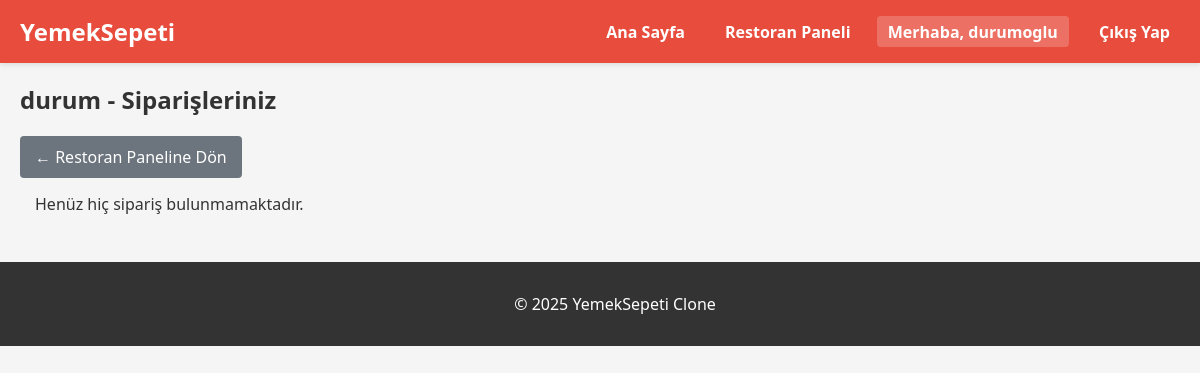
The app's page /restaurant/orders (signed in), older data.
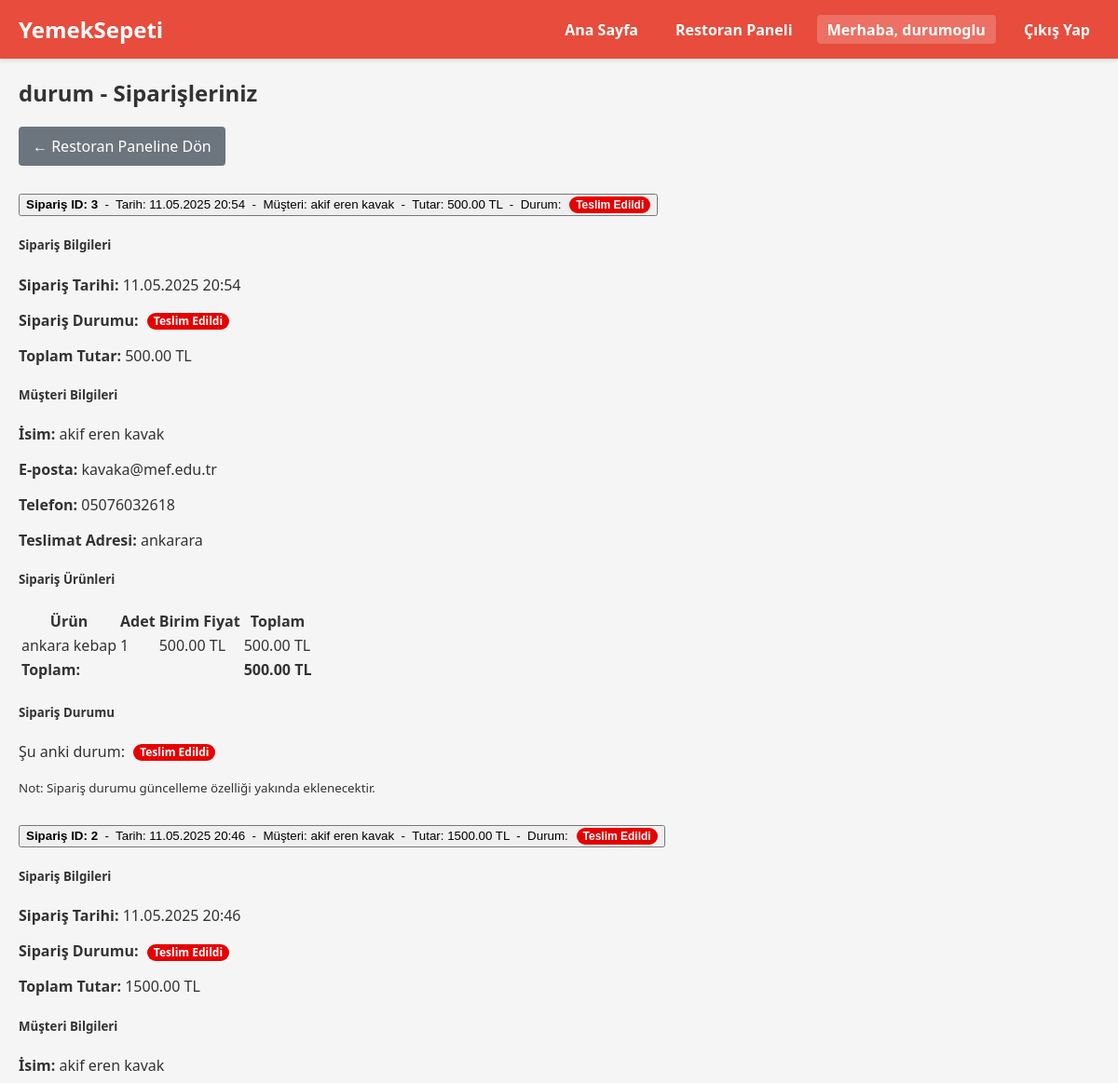
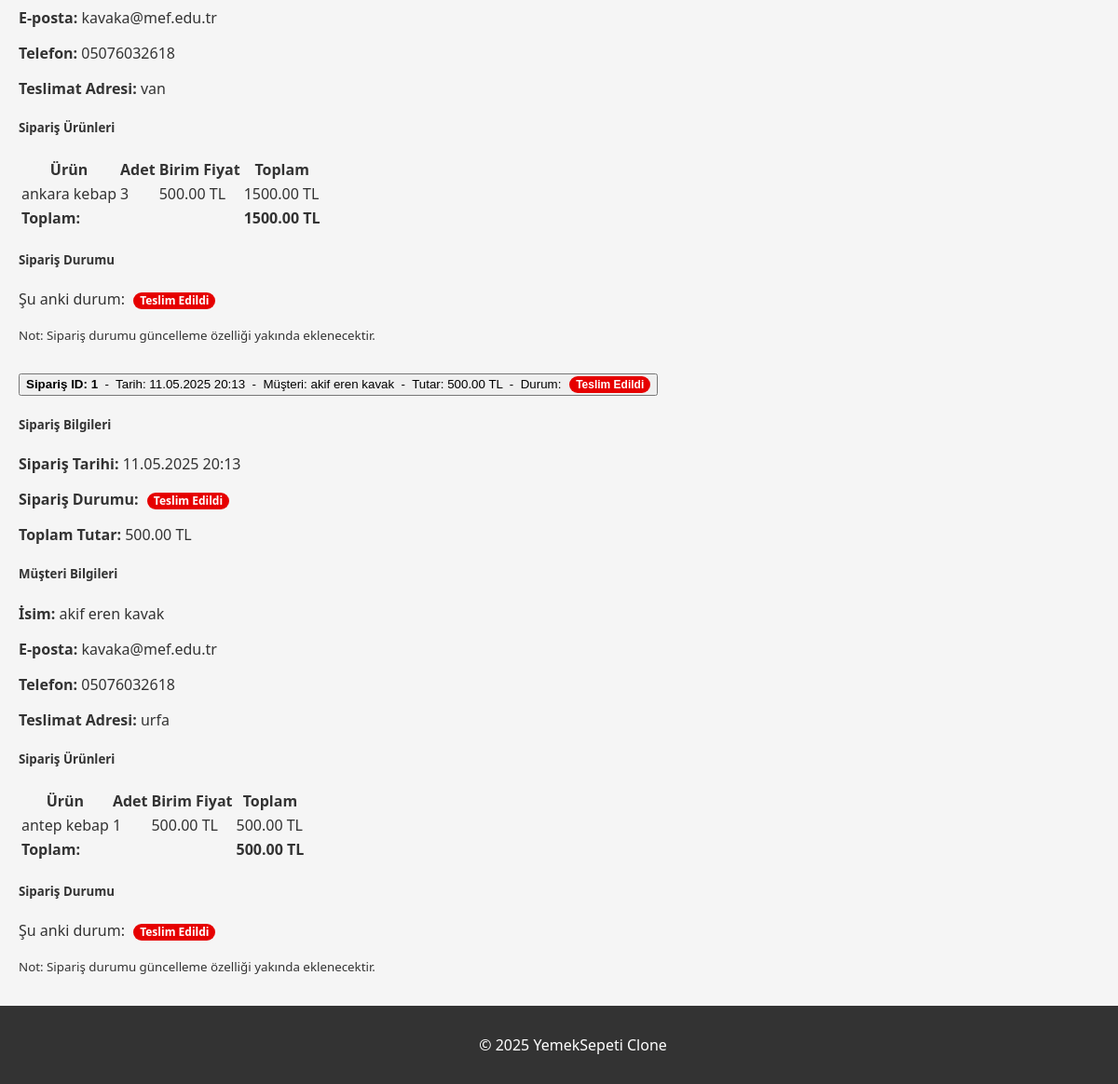
The same page, newer data (2 pictures, top to bottom).
### models.py (models this page shows, shortened)
class Restaurant(db.Model):
    id = db.Column(db.Integer, primary_key=True)
    user_id = db.Column(db.Integer, db.ForeignKey('user.id'), nullable=False)
    restaurant_name = db.Column(db.String(100), nullable=False)
    cuisine_type = db.Column(db.String(50), nullable=False)
    tax_id = db.Column(db.String(20), unique=True, nullable=False)
    is_approved = db.Column(db.Boolean, default=False)
    rating = db.Column(db.Float, default=0.0)
    created_at = db.Column(db.DateTime, default=lambda: datetime.now(timezone.utc))
    image_path = db.Column(db.String(255), nullable=True, default='default_restaurant.png')

class Order(db.Model):
    id = db.Column(db.Integer, primary_key=True)
    user_id = db.Column(db.Integer, db.ForeignKey('user.id'), nullable=False)
    restaurant_id = db.Column(db.Integer, db.ForeignKey('restaurant.id'), nullable=False)
    order_date = db.Column(db.DateTime, default=lambda: datetime.now(timezone.utc))
    status = db.Column(db.String(20), default='pending')  # pending, preparing, delivering, delivered, cancelled
    total_amount = db.Column(db.Float, nullable=False)
    delivery_address = db.Column(db.Text, nullable=False)
    user = db.relationship('User', foreign_keys=[user_id], backref='orders')
    restaurant = db.relationship('Restaurant', backref='orders')
    delivery_id = db.Column(db.Integer, db.ForeignKey('user.id'), nullable=True)
    delivery = db.relationship('User', foreign_keys=[delivery_id], backref='assigned_orders')

class User(db.Model):
    id = db.Column(db.Integer, primary_key=True)
    name = db.Column(db.String(100), nullable=False)
    email = db.Column(db.String(100), unique=True, nullable=False)
    password = db.Column(db.String(100), nullable=False)
    phone = db.Column(db.String(15), nullable=True)
    address = db.Column(db.Text, nullable=True)
    user_type = db.Column(db.String(20), nullable=False)  # 'admin', 'restaurant', 'user', 'delivery'
    created_at = db.Column(db.DateTime, default=lambda: datetime.now(timezone.utc))
    is_active = db.Column(db.Boolean, default=True)
    reset_code = db.Column(db.String(100), nullable=True)
    reset_code_expiry = db.Column(db.DateTime, nullable=True)
    restaurant = db.relationship('Restaurant', backref='owner', uselist=False)

class OrderItem(db.Model):
    id = db.Column(db.Integer, primary_key=True)
    order_id = db.Column(db.Integer, db.ForeignKey('order.id'), nullable=False)
    menu_id = db.Column(db.Integer, db.ForeignKey('menu.id'), nullable=False)  # Changed from menu_item_id
    quantity = db.Column(db.Integer, nullable=False)
    price = db.Column(db.Float, nullable=False)
    order = db.relationship('Order', backref='items')
    menu_item = db.relationship('Menu')  # Changed from MenuItem to Menu

class Menu(db.Model):
    id = db.Column(db.Integer, primary_key=True)
    restaurant_id = db.Column(db.Integer, db.ForeignKey('restaurant.id'), nullable=False)
    item_name = db.Column(db.String(100), nullable=False)
    description = db.Column(db.Text, nullable=True)
    price = db.Column(db.Float, nullable=False)
    is_available = db.Column(db.Boolean, default=True)
    category = db.Column(db.String(50), nullable=False, default = "diğer")  # e.g., 'appetizer', 'main course', 'dessert'
    restaurant = db.relationship('Restaurant', backref='menu_items')

### app.py (the view)
@app.route("/restaurant/orders")
@login_required
@restaurant_required
def restaurant_orders():
    try:
        restaurant_user_id = session.get('user_id')
        if not restaurant_user_id:
            flash('Restoran bilgilerine erişilemedi. Lütfen tekrar giriş yapın.', 'danger')
            return redirect(url_for('login'))
        restaurant = Restaurant.query.filter_by(user_id=restaurant_user_id).first()
        if not restaurant:
            flash('Restoran bulunamadı.', 'danger')
            return redirect(url_for('restaurant_dashboard'))
        orders = db.session.query(Order)\
                  .filter_by(restaurant_id=restaurant.id)\
                  .join(User, User.id == Order.user_id)\
                  .options(db.joinedload(Order.items).joinedload(OrderItem.menu_item))\
                  .order_by(Order.order_date.desc())\
                  .all()
        print(f"Bulunan sipariş sayısı: {len(orders)}")
        return render_template("restaurant_orders.html", orders=orders, restaurant_name=restaurant.restaurant_name)
    except Exception as e:
        import traceback
        print(f"Hata: {str(e)}")
        print(traceback.format_exc())  # Hata izini görüntüle
        flash(f'Siparişleri yüklerken bir hata oluştu: {str(e)}', 'danger')
        return redirect(url_for('restaurant_dashboard'))

### app.py (called while the page is built)
def login_required(f):
    @wraps(f)
    def decorated_function(*args, **kwargs):
        if 'logged_in' not in session:
            flash('Bu sayfaya erişmek için giriş yapmalısınız', 'danger')
            return redirect(url_for('login'))
        return f(*args, **kwargs)
    return decorated_function

def restaurant_required(f):
    @wraps(f)
    def decorated_function(*args, **kwargs):
        if 'user_type' not in session or session['user_type'] != 'restaurant':
            flash('Bu sayfaya erişmek için restoran yetkisi gereklidir', 'danger')
            return redirect(url_for('home'))
        return f(*args, **kwargs)
    return decorated_function

@app.template_filter('status_color')
def status_color(status):
    colors = {
        'pending': 'warning',
        'preparing': 'info',
        'delivering': 'primary',
        'delivered': 'success',
        'cancelled': 'danger'
    }
    return colors.get(status, 'secondary')

@app.template_filter('status_text')
def status_text(status):
    texts = {
        'pending': 'Beklemede',
        'preparing': 'Hazırlanıyor',
        'delivering': 'Yolda',
        'delivered': 'Teslim Edildi',
        'cancelled': 'İptal Edildi'
    }
    return texts.get(status, status)

### templates/restaurant_orders.html (shortened to what this page needs)
{% extends "base.html" %}
{% block content %}
<div class="container mt-4">
    <h2>{{ restaurant_name }} - Siparişleriniz</h2>
    <div class="mb-3">
        <a href="{{ url_for('restaurant_dashboard') }}" class="btn btn-secondary">← Restoran Paneline Dön</a>
    </div>
    {% if orders %}
        <div class="accordion" id="ordersAccordion">
            {% for order in orders %}
            <div class="accordion-item">
                <h2 class="accordion-header" id="heading-{{ order.id }}">
                    <button class="accordion-button collapsed" type="button" data-bs-toggle="collapse" data-bs-target="#collapse-{{ order.id }}" aria-expanded="false" aria-controls="collapse-{{ order.id }}">
                        <strong>Sipariş ID: {{ order.id }}</strong> &nbsp;-&nbsp;
                        Tarih: {{ order.order_date.strftime('%d.%m.%Y %H:%M') }} &nbsp;-&nbsp;
                        Müşteri: {{ order.user.name }} &nbsp;-&nbsp;
                        Tutar: {{ "%.2f"|format(order.total_amount) }} TL &nbsp;-&nbsp;
                        Durum: <span class="badge bg-{{ order.status|status_color }}">{{ order.status|status_text }}</span>
                    </button>
                </h2>
                <div id="collapse-{{ order.id }}" class="accordion-collapse collapse" aria-labelledby="heading-{{ order.id }}" data-bs-parent="#ordersAccordion">
                    <div class="accordion-body">
                        <div class="row">
                            <div class="col-md-6">
                                <h5>Sipariş Bilgileri</h5>
                                <p><strong>Sipariş Tarihi:</strong> {{ order.order_date.strftime('%d.%m.%Y %H:%M') }}</p>
                                <p><strong>Sipariş Durumu:</strong> <span class="badge bg-{{ order.status|status_color }}">{{ order.status|status_text }}</span></p>
                                <p><strong>Toplam Tutar:</strong> {{ "%.2f"|format(order.total_amount) }} TL</p>
                            </div>
                            <div class="col-md-6">
                                <h5>Müşteri Bilgileri</h5>
                                <p><strong>İsim:</strong> {{ order.user.name }}</p>
                                <p><strong>E-posta:</strong> {{ order.user.email }}</p>
                                <p><strong>Telefon:</strong> {{ order.user.phone or 'Belirtilmemiş' }}</p>
                                <p><strong>Teslimat Adresi:</strong> {{ order.delivery_address }}</p>
                            </div>
                        </div>
                        <div class="mt-4">
                            <h5>Sipariş Ürünleri</h5>
                            <table class="table table-striped">
                                <thead>
                                    <tr>
                                        <th>Ürün</th>
                                        <th>Adet</th>
                                        <th>Birim Fiyat</th>
                                        <th>Toplam</th>
                                    </tr>
                                </thead>
                                <tbody>
                                    {% for item in order.items %}
                                    <tr>
                                        <td>{{ item.menu_item.item_name }}</td>
                                        <td>{{ item.quantity }}</td>
                                        <td>{{ "%.2f"|format(item.price) }} TL</td>
                                        <td>{{ "%.2f"|format(item.price * item.quantity) }} TL</td>
                                    </tr>
                                    {% endfor %}
                                    <tr class="table-active">
                                        <td colspan="3" class="text-end"><strong>Toplam:</strong></td>
                                        <td><strong>{{ "%.2f"|format(order.total_amount) }} TL</strong></td>
                                    </tr>
                                </tbody>
                            </table>
                        </div>
                        <div class="mt-4">
                            <h5>Sipariş Durumu</h5>
                            <p>Şu anki durum: <span class="badge bg-{{ order.status|status_color }}">{{ order.status|status_text }}</span></p>
                            <p><small>Not: Sipariş durumu güncelleme özelliği yakında eklenecektir.</small></p>
                        </div>
                    </div>
                </div>
            </div>
            {% endfor %}
        </div>
    {% else %}
        <div class="alert alert-info">Henüz hiç sipariş bulunmamaktadır.</div>
    {% endif %}
</div>
{% endblock %}

### templates/base.html (shortened to what this page needs)
<!DOCTYPE html>
<html lang="en">
<head>
    <link rel="stylesheet" href="{{ url_for('static', filename='styles.css') }}">
    <link rel="stylesheet" href="https://cdnjs.cloudflare.com/ajax/libs/font-awesome/5.15.3/css/all.min.css">
</head>
<body>
    <header>
        <h1><a href="/">YemekSepeti</a></h1>
        <nav>
            <a href="/">Ana Sayfa</a>
            {% if session.logged_in %}
                {% if session.user_type == 'user' %}
                <a href="{{ url_for('cart') }}">Sepetim</a>
                {% elif session.user_type == 'admin' %}
                    <a href="{{ url_for('admin_dashboard') }}">Admin Paneli</a>
                {% elif session.user_type == 'delivery' %}
                    <a href="{{ url_for('delivery_dashboard') }}">Kurye Paneli</a>
                {% elif session.user_type == 'restaurant' %}
                    <a href="{{ url_for('restaurant_dashboard') }}">Restoran Paneli</a>
                {% endif %}
                <span class="user-greeting">Merhaba, {{ session.name }}</span>
                <a href="{{ url_for('logout') }}">Çıkış Yap</a>
            {% else %}
                <a href="{{ url_for('login') }}">Giriş Yap</a>
            {% endif %}
        </nav>
    </header>
    <main>
        {% block content %}{% endblock %}
    </main>
    <footer>
        <p>&copy; 2025 YemekSepeti Clone</p>
    </footer>
</body>
</html>

### static/styles.css (style rules this page uses)
body { font-family: Arial, sans-serif; margin: 0; padding: 0; background-color: #f8f9fa; }
header { background-color: #e60000; color: white; padding: 1em; display: flex; justify-content: space-between; align-items: center; }
header a { color: white; text-decoration: none; font-weight: bold; }
nav a { margin-left: 1em; color: white; }
nav .user-greeting { margin-left: 1em; color: white; font-weight: bold; padding: 0.3em 0.7em; background-color: rgba(255, 255, 255, 0.2); border-radius: 4px; }
main { padding: 2em; max-width: 1200px; margin: 0 auto; }
footer { text-align: center; padding: 1em; background-color: #f2f2f2; margin-top: 2em; }
.btn { padding: 0.5em 1em; border: none; border-radius: 4px; cursor: pointer; font-weight: bold; }
.btn-secondary { background-color: #6c757d; color: white; }
.badge { display: inline-block; min-width: 10px; padding: 3px 7px; font-size: 12px; font-weight: bold; line-height: 1; color: #fff; text-align: center; white-space: nowrap; vertical-align: middle; background-color: #e60000; border-radius: 10px; margin-left: 5px; }
body { font-family: 'Segoe UI', Tahoma, Geneva, Verdana, sans-serif; margin: 0; padding: 0; background-color: #f5f5f5; color: #333; }
header { background-color: #e74c3c; color: white; padding: 15px 20px; box-shadow: 0 2px 5px rgba(0, 0, 0, 0.1); display: flex; justify-content: space-between; align-items: center; }
header h1 { margin: 0; font-size: 24px; }
header h1 a { color: white; text-decoration: none; }
nav { display: flex; align-items: center; }
nav a { color: white; text-decoration: none; margin-left: 20px; padding: 5px 10px; border-radius: 4px; transition: background-color 0.3s ease; }
.user-greeting { color: white; margin-left: 20px; font-weight: 500; }
main { max-width: 1200px; margin: 20px auto; padding: 0 20px; }
footer { background-color: #333; color: white; text-align: center; padding: 15px; position: relative; bottom: 0; width: 100%; }
.btn { display: inline-block; padding: 10px 15px; border: none; border-radius: 4px; cursor: pointer; text-decoration: none; font-weight: 500; text-align: center; transition: background-color 0.3s, transform 0.2s; }

Row changes from the older to the newer data that the page shows:
added Order: id "3", order_date "11.05.2025 20:54", user.name "akif eren kavak", total_amount "500.00", status|status_text "Teslim Edildi", user.email "kavaka@mef.edu.tr", user "05076032618", delivery_address "ankarara"
added OrderItem: menu_item.item_name "ankara kebap", quantity "1", price "500.00", item.price*item.quantity "500.00", shown under "3"
added Order: id "2", order_date "11.05.2025 20:46", user.name "akif eren kavak", total_amount "1500.00", status|status_text "Teslim Edildi", user.email "kavaka@mef.edu.tr", user "05076032618", delivery_address "van"
added OrderItem: menu_item.item_name "ankara kebap", quantity "3", price "500.00", item.price*item.quantity "1500.00", shown under "2"
added Order: id "1", order_date "11.05.2025 20:13", user.name "akif eren kavak", total_amount "500.00", status|status_text "Teslim Edildi", user.email "kavaka@mef.edu.tr", user "05076032618", delivery_address "urfa"
added OrderItem: menu_item.item_name "antep kebap", quantity "1", price "500.00", item.price*item.quantity "500.00"
Text that changed along with them:
text no longer shown: "Henüz hiç sipariş bulunmamaktadır."
